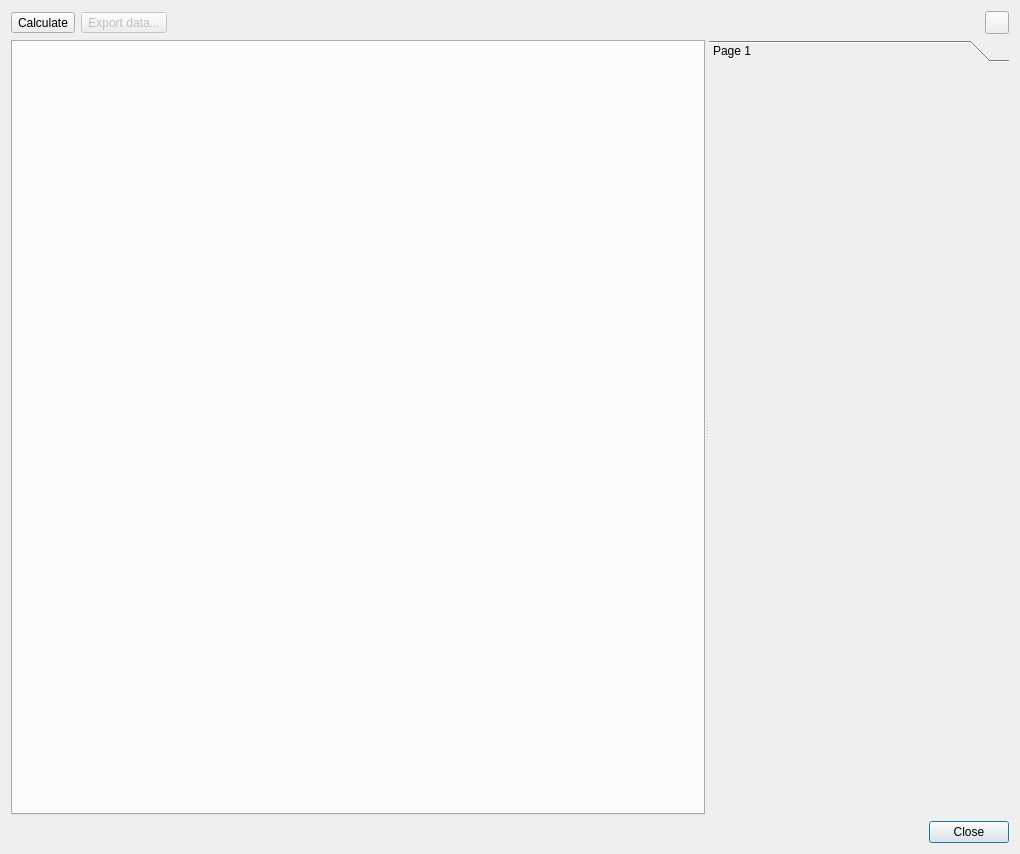
<?xml version="1.0" encoding="UTF-8"?>
<ui version="4.0">
 <class>ActimotDialog</class>
 <widget class="QDialog" name="ActimotDialog">
  <property name="geometry">
   <rect>
    <x>0</x>
    <y>0</y>
    <width>1020</width>
    <height>854</height>
   </rect>
  </property>
  <property name="windowTitle">
   <string>Actimot Analysis</string>
  </property>
  <layout class="QVBoxLayout" name="verticalLayout">
   <item>
    <layout class="QHBoxLayout" name="toolbarLayout">
     <item>
      <widget class="QToolButton" name="toolButtonCalculate">
       <property name="text">
        <string>Calculate</string>
       </property>
       <property name="icon">
        <iconset resource="../../../../../resources/resources.qrc">
         <normaloff>:/icons/icons8-scales-16.png</normaloff>:/icons/icons8-scales-16.png</iconset>
       </property>
       <property name="toolButtonStyle">
        <enum>Qt::ToolButtonTextBesideIcon</enum>
       </property>
      </widget>
     </item>
     <item>
      <widget class="QToolButton" name="toolButtonExport">
       <property name="enabled">
        <bool>false</bool>
       </property>
       <property name="text">
        <string>Export data...</string>
       </property>
       <property name="icon">
        <iconset resource="../../../../../resources/resources.qrc">
         <normaloff>:/icons/icons8-export-16.png</normaloff>:/icons/icons8-export-16.png</iconset>
       </property>
       <property name="toolButtonStyle">
        <enum>Qt::ToolButtonTextBesideIcon</enum>
       </property>
      </widget>
     </item>
     <item>
      <spacer name="horizontalSpacer">
       <property name="orientation">
        <enum>Qt::Horizontal</enum>
       </property>
       <property name="sizeHint" stdset="0">
        <size>
         <width>40</width>
         <height>20</height>
        </size>
       </property>
      </spacer>
     </item>
     <item>
      <widget class="QToolButton" name="toolButtonHelp">
       <property name="icon">
        <iconset resource="../../../../../resources/resources.qrc">
         <normaloff>:/icons/icons8-help-16.png</normaloff>:/icons/icons8-help-16.png</iconset>
       </property>
      </widget>
     </item>
    </layout>
   </item>
   <item>
    <widget class="QSplitter" name="splitter">
     <property name="sizePolicy">
      <sizepolicy hsizetype="Expanding" vsizetype="Expanding">
       <horstretch>0</horstretch>
       <verstretch>0</verstretch>
      </sizepolicy>
     </property>
     <property name="orientation">
      <enum>Qt::Horizontal</enum>
     </property>
     <widget class="QTabWidget" name="tabWidget">
      <property name="currentIndex">
       <number>-1</number>
      </property>
     </widget>
     <widget class="QToolBox" name="toolBox">
      <property name="maximumSize">
       <size>
        <width>300</width>
        <height>16777215</height>
       </size>
      </property>
      <widget class="QWidget" name="page">
       <property name="geometry">
        <rect>
         <x>0</x>
         <y>0</y>
         <width>300</width>
         <height>746</height>
        </rect>
       </property>
       <attribute name="label">
        <string>Page 1</string>
       </attribute>
      </widget>
     </widget>
    </widget>
   </item>
   <item>
    <widget class="QDialogButtonBox" name="buttonBox">
     <property name="orientation">
      <enum>Qt::Horizontal</enum>
     </property>
     <property name="standardButtons">
      <set>QDialogButtonBox::Close</set>
     </property>
    </widget>
   </item>
  </layout>
 </widget>
 <resources>
  <include location="../../../../../resources/resources.qrc"/>
 </resources>
 <connections>
  <connection>
   <sender>buttonBox</sender>
   <signal>accepted()</signal>
   <receiver>ActimotDialog</receiver>
   <slot>accept()</slot>
   <hints>
    <hint type="sourcelabel">
     <x>248</x>
     <y>254</y>
    </hint>
    <hint type="destinationlabel">
     <x>157</x>
     <y>274</y>
    </hint>
   </hints>
  </connection>
  <connection>
   <sender>buttonBox</sender>
   <signal>rejected()</signal>
   <receiver>ActimotDialog</receiver>
   <slot>reject()</slot>
   <hints>
    <hint type="sourcelabel">
     <x>316</x>
     <y>260</y>
    </hint>
    <hint type="destinationlabel">
     <x>286</x>
     <y>274</y>
    </hint>
   </hints>
  </connection>
 </connections>
</ui>
